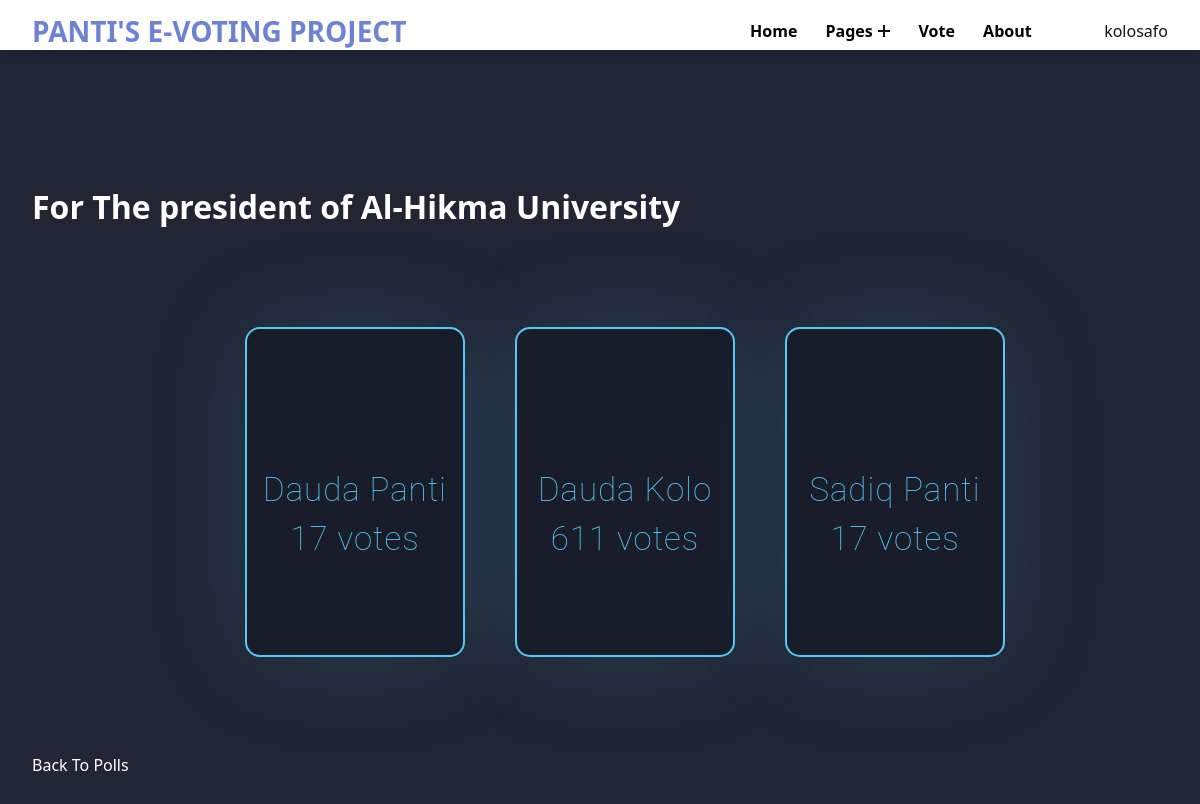
The app's page /polls/1/results/ (signed in) with its own data.
### build/models.py (models this page shows, shortened)
class Question(models.Model):
    question_text = models.CharField(max_length = 200)
    pub_date = models.DateTimeField('date published')

class Choice(models.Model):
    question = models.ForeignKey(Question, on_delete = models.CASCADE)
    choice_text = models.CharField(max_length = 200)
    votes = models.IntegerField(default = 0)

### build/views.py (the view)
# urls.py: path('<int:question_id>/results/', views.results, name ='results'),
@login_required(login_url='/polls/login')
def results(request, question_id):
	question = get_object_or_404(Question, pk = question_id)
	return render(request, 'polls/results.html', {'question': question})

### build/templates/polls/results.html (shortened to what this page needs)
{% extends 'base.html' %} {% block content %}
<!DOCTYPE html>
<html lang="en">
  <head>
  </head>
  <body>
    <h1 class="mb-5 text-center" style="color: white">
      {{ question.question_text }}
    </h1>
    <div class="row-needed">
      <ul class="list-group mb-5" style="display: flex; flex-direction: row">
        {% for choice in question.choice_set.all %}
        <div class="main" style="margin-left: 50">
          <div class="card" style="justify-content: space-around">
            <div class="text1">
              <li class="list-group-item">
                {{ choice.choice_text }}
                <span class="badge badge-success float-right"
                  >{{ choice.votes }} vote{{ choice.votes | pluralize }}</span
                >
              </li>
            </div>
          </div>
        </div>
        {% endfor %}
      </ul>
    </div>
    <a
      style="color: white"
      class="btn btn-secondary"
      href="{% url 'polls:index' %}"
      >Back To Polls</a
    >
  </body>
</html>
{% endblock %}

### build/templates/base.html (shortened to what this page needs)
{% load static %}
<html lang ="en">
<head>
	<link rel ="stylesheet" href ="https://stackpath.bootstrapcdn.com / bootstrap / 4.4.1 / css / bootstrap.min.css"
>
</head>
<body>
	{% include 'partials/_navbar.html'%}
	<div class ="container">
		<div class ="row">
			<div class =".col-md-6 m-auto">
				{% block content %}
				{% endblock %}
			</div>
		</div>
	</div>
</body>
</html>

### build/templates/partials/_navbar.html (shortened to what this page needs)
{% load static %}
<!DOCTYPE html>
<html lang="en">
   <head>
      <link rel="stylesheet" href="{% static '/navbarObj/reset.min.css' %}">
      <link rel="stylesheet" href="{% static '/navbarObj/style.min.css' %}">
      <link rel="stylesheet" href="{% static '/navbarObj/ionicon.min.css' %}">
   </head>
   <body style="margin-top: 80;">
      <header class="header"  style="height: 50px;  background-color: white; position: fixed;">
         <div class="container"  style="height: 50px;">
            <section class="wrapper"  style="height: 62px;">
               <h1><a href="{% url 'polls:index' %}" style="color: rgba(50, 79, 196, 0.713);" class="brand">Panti's E-voting Project</a></h1>
               <nav class="navbar">
                  <ul class="menu">
                     <li class="menu-item"><a href="/" style="color: black;">Home</a></li>
                     <li class="menu-item menu-item-has-children">
                        <a href="#" data-toggle="sub-menu" style="color: black;">Pages<i class="expand"></i></a>
                     </li>
                     <li class="menu-item"><a href="{% url 'polls:index' %}" style="color: black;">Vote</a></li>
                     <li class="menu-item"><a href="{% url 'polls:about' %}" style="color: black;">About</a></li>
                     {% if user.is_authenticated %}
                        {{user.username}}
                     {% else %}
                     <li class="menu-item"><a href="{% url 'polls:index' %}"><input type="submit" value="Log in" class="navLogin" id="navLogin"></a></li>
                     {% endif %}
                  </ul>
               </nav>
            </section>
         </div>
      </header>
   </body>
</html>

### build/templates/polls/results.html (style rules this page uses)
body { display: flex; justify-content: center; align-items: center; flex-wrap: nowrap; min-height: 100vh; background: #212534; }
.row-needed { display: flex; flex-direction: row; justify-content: space-around; }
.main { position: relative; display: flex; justify-content: center; align-items: center; flex-direction: row; }
.card { position: relative; display: flex; height: 330px; width: 220px; background-color: #191c29; border-radius: 15px; justify-content: center; align-items: center; flex-wrap: nowrap; flex-direction: column; text-align: center; border: 2px solid rgb(88 199 250); overflow: hidden; transition: 0.6s; box-shadow: 0px 0px 100px rgba(88, 199, 250, 0.15); }
.text1 { position: relative; font-size: 33px; font-family: roboto; color: rgb(88 199 250); font-weight: 100; letter-spacing: 1px; transition: 0.7s; transform: translateY(110px); }

### records on screen
Question: question_text "For The president of Al-Hikma University"
Choice: choice_text "Dauda Panti", votes "17", votes|pluralize "s"
Choice: choice_text "Dauda Kolo", votes "611", votes|pluralize "s"
Choice: choice_text "Sadiq Panti", votes "17", votes|pluralize "s"

### other values on screen
{{ user.username }} "kolosafo"
